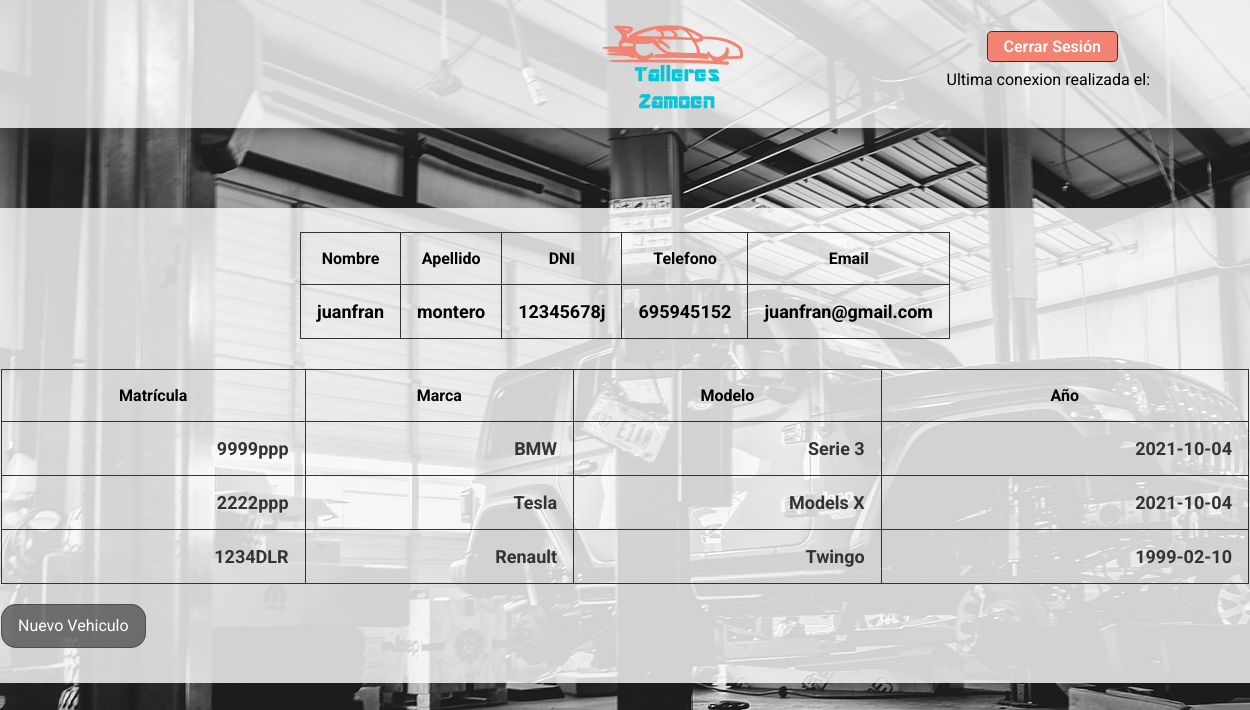
Page /Vehiculos/vehiculo.php?dni=12345678j on the committed database.
### tables this page shows
CREATE TABLE `lista_usuario` (
  `id_usuario` int(11) NOT NULL,
  `nombre` varchar(20) NOT NULL,
  `apellidos` varchar(30) NOT NULL,
  `dni` varchar(9) NOT NULL,
  `telefono` int(9) NOT NULL,
  `email` varchar(40) NOT NULL,
  `contrasena` varchar(50) DEFAULT NULL,
  `id_admin` int(1) DEFAULT NULL
);

CREATE TABLE `lista_vehiculos` (
  `id_matricula` int(11) NOT NULL,
  `matricula` varchar(10) NOT NULL,
  `marca` varchar(20) NOT NULL,
  `modelo` varchar(20) NOT NULL,
  `año` date NOT NULL,
  `id_usuario` int(11) DEFAULT NULL
);

### Vehiculos/vehiculo.php (the view, shortened to what this page needs)
<!DOCTYPE html>
<html lang="es">
<head>
    <link rel="stylesheet" href="../styles/styleHeader.css">
    <link rel="stylesheet" href="../styles/styleVehiculo.css">
</head>
<body>
    <?php
    $conn = Conexion();
    ?>
    <div class="outer-container">
    <header id="cabecera">
        <div class="logo">
            <a href="../Vehiculos/vehiculo.php?dni=<?php echo $_GET['dni']; ?>">
                <img id="logo-taller" src="../img/Logo-Coche.png" alt="Logo Talleres Zamoen">
            </a>
        </div>
        <div class="container-info-header">
            <div class="info-usu">
                    <a id="btn-logOut" href="../Login/logOut.php">Cerrar Sesión</a>
            </div>
            <div class="cookies">
                <p><?php echo 'Ultima conexion realizada el: '.$_COOKIE[$_SESSION['dni'].'Cookie']; ?></p>
            </div>
            </div>
        </header>
        <?php
        $dniUsu = $_GET['dni'];
        $sqlFirst =  "SELECT nombre, apellidos, dni, telefono, email
                            FROM lista_usuario
                            WHERE dni = '$dniUsu'";
        $info = mysqli_query($conn, $sqlFirst);
        if ($info === false) {
            echo mysqli_error($conn);
        } else {
        ?>
            <div class="container-form">
                <table name="infoUsuarios" id="infoUsuarios">
                    <th>Nombre</th>
                    <th>Apellido</th>
                    <th>DNI</th>
                    <th>Telefono</th>
                    <th>Email</th>
                    <tr>
                        <?php
                        foreach ($info as $valor) {
                        ?>
                            <td><?php echo $valor['nombre']; ?></td>
                            <td><?php echo $valor['apellidos']; ?></td>
                            <td><?php echo $dniUsu; ?></td>
                            <td><?php echo $valor['telefono']; ?></td>
                            <td><?php echo $valor['email']; ?></td>
                        <?php
                        }
                        ?>
                    </tr>
                </table>
            </div>
            <?php
            $sql =  "SELECT matricula, marca, modelo, año
                        FROM lista_vehiculos
                        WHERE id_usuario = (SELECT id_usuario
                                            FROM lista_usuario
                                            WHERE dni = '$dniUsu')";
            $results = mysqli_query($conn, $sql);
            if ($results === false) {
                echo mysqli_error($conn);
            } else {
            ?>
                <div class="container-view">
                    <table name="datosUsuarios" id="datosUsuarios">
                        <th>Matrícula</th>
                        <th>Marca</th>
                        <th>Modelo</th>
                        <th>Año</th>
                        <?php
                        foreach ($results as $valor) {
                        ?>
                            <tr>
                                <?php
                                foreach ($valor as $k) {
                                ?>
                                    <td><a href="../Sevicios/Servicios.php?dni=<?php echo $_GET['dni']; ?>&matricula=<?php echo ($valor["matricula"]); ?>"><?php echo $k; ?></a></td>
                                <?php
                                }
                                ?>
                            </tr>
                        <?php
                        }
                        ?>
                    </table>
                    <div class="newvh">
                        <a href="../Vehiculos/newVehiculo.php?dni=<?php echo $_GET['dni']; ?>" class="btn newvh">Nuevo Vehiculo</a>
                    </div>
            <?php
            }
        }
            ?>
                </div>
    </div>
</body>
</html>

### styles/styleHeader.css (style rules this page uses)
* { margin: 0; padding: 0; box-sizing: border-box; font-family: 'Roboto', sans-serif; }
body { background-image: url('../img/fondo-taller.jpg'); background-repeat: no-repeat; background-size: auto; }
.outer-container { width: 100vw; height: 100vh; }
#cabecera { position: fixed; top: 0; left: 0; width: 100%; height: 8rem; background-color: rgb(255, 255, 255, .8); display: flex; justify-content: space-evenly; align-items: center; box-shadow: 5px 0 30px #333; }
#logo-taller { width: 10rem; }
.vacio, .info-usu { flex-basis: 33%; }
.container-info-header { display: flex; justify-content: flex-end; align-items: center; flex-direction: column; }
.info-usu { display: flex; justify-content: flex-end; align-items: center; }
#btn-logOut, #btn-Panel { margin-left: .5rem; padding: .3rem 1rem; color: #fff; border-radius: .3rem; border: 1px solid #333; font-weight: 600; cursor: pointer; text-decoration: none; }
#btn-logOut { background-color: #F28271; }
.cookies { display: flex; flex-direction: column; font-size: 1rem; padding: .5rem; width: 100%; }
.logo { width: 20%; }

### styles/styleVehiculo.css (style rules this page uses)
* { margin: 0; padding: 0; box-sizing: border-box; font-family: 'Roboto', sans-serif; }
a { text-decoration: none; color: #333; }
.outer-container { display: flex; justify-content: flex-start; align-items: center; flex-direction: column; width: 100vw; height: 100vh; margin-top: 5rem; }
#infoUsuarios { margin-top: 8rem; width: 80rem; background-color: rgb(255, 255, 255, .8); display: flex; justify-content: center; align-items: center; border-radius: .4rem; padding: 1.5rem 1rem; border-collapse: collapse; }
.container-view { width: 80rem; height: auto; background-color: rgb(255, 255, 255, .8); padding: .4rem 1rem; }
#datosUsuarios { width: 100%; height: auto; border-collapse: collapse; }
#datosUsuarios th, #infoUsuarios th { padding: 1rem; font-size: 1rem; font-weight: bold; border: 1px solid #333; text-align: center; }
#datosUsuarios tr, #infoUsuarios tr { cursor: pointer; text-align: right; }
#datosUsuarios td, #infoUsuarios td { padding: 1rem; font-size: 1.125rem; border: 1px solid #333; font-weight: bolder; }
.btn { padding: .7rem 1rem; color: #333; font-size: 1rem; border-radius: 15px; border:none; cursor: pointer; margin-top: -2rem; margin-right: .8rem; background-color: rgba(51, 51, 51, 0.637); border: 1px solid rgba(51, 51, 51, 0.521); }
.newvh { color: white; height: 60px; margin-top: 2rem; }

### rows in the picture
lista_usuario: nombre "juanfran", apellidos "montero", telefono "695945152", email "juanfran@gmail.com"
lista_vehiculos: matricula "9999ppp", marca "BMW", modelo "Serie 3", año "2021-10-04"
lista_vehiculos: matricula "2222ppp", marca "Tesla", modelo "Models X", año "2021-10-04"
lista_vehiculos: matricula "1234DLR", marca "Renault", modelo "Twingo", año "1999-02-10"
